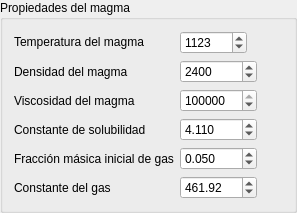
         <widget class="QGroupBox" name="MagmaBox">
          <property name="title">
           <string>Propiedades del magma</string>
          </property>
          <layout class="QGridLayout" name="gridLayout">
           <item row="6" column="1">
            <widget class="QDoubleSpinBox" name="R_box">
             <property name="suffix">
              <string/>
             </property>
             <property name="decimals">
              <number>2</number>
             </property>
             <property name="minimum">
              <double>0.000000000000000</double>
             </property>
             <property name="maximum">
              <double>10000.000000000000000</double>
             </property>
             <property name="singleStep">
              <double>10.000000000000000</double>
             </property>
             <property name="value">
              <double>461.920000000000016</double>
             </property>
            </widget>
           </item>
           <item row="2" column="1">
            <widget class="QDoubleSpinBox" name="rhol_box">
             <property name="suffix">
              <string/>
             </property>
             <property name="decimals">
              <number>0</number>
             </property>
             <property name="maximum">
              <double>10000.000000000000000</double>
             </property>
             <property name="singleStep">
              <double>100.000000000000000</double>
             </property>
             <property name="value">
              <double>2400.000000000000000</double>
             </property>
            </widget>
           </item>
           <item row="4" column="0">
            <widget class="QLabel" name="s_label">
             <property name="text">
              <string>Constante de solubilidad</string>
             </property>
            </widget>
           </item>
           <item row="5" column="0">
            <widget class="QLabel" name="n_label">
             <property name="text">
              <string>Fracción másica inicial de gas</string>
             </property>
            </widget>
           </item>
           <item row="0" column="2">
            <widget class="QLabel" name="T0_image">
             <property name="enabled">
              <bool>true</bool>
             </property>
             <property name="sizePolicy">
              <sizepolicy hsizetype="Fixed" vsizetype="Fixed">
               <horstretch>0</horstretch>
               <verstretch>0</verstretch>
              </sizepolicy>
             </property>
             <property name="minimumSize">
              <size>
               <width>20</width>
               <height>20</height>
              </size>
             </property>
             <property name="maximumSize">
              <size>
               <width>25</width>
               <height>25</height>
              </size>
             </property>
             <property name="sizeIncrement">
              <size>
               <width>0</width>
               <height>0</height>
              </size>
             </property>
             <property name="baseSize">
              <size>
               <width>20</width>
               <height>20</height>
              </size>
             </property>
             <property name="text">
              <string/>
             </property>
             <property name="pixmap">
              <pixmap resource="ImágenesUnidades.qrc">:/units/Unidades latex/T0.png</pixmap>
             </property>
             <property name="scaledContents">
              <bool>true</bool>
             </property>
            </widget>
           </item>
           <item row="2" column="2">
            <widget class="QLabel" name="rhol_image">
             <property name="enabled">
              <bool>true</bool>
             </property>
             <property name="sizePolicy">
              <sizepolicy hsizetype="Fixed" vsizetype="Fixed">
               <horstretch>0</horstretch>
               <verstretch>0</verstretch>
              </sizepolicy>
             </property>
             <property name="minimumSize">
              <size>
               <width>20</width>
               <height>20</height>
              </size>
             </property>
             <property name="maximumSize">
              <size>
               <width>30</width>
               <height>40</height>
              </size>
             </property>
             <property name="sizeIncrement">
              <size>
               <width>0</width>
               <height>0</height>
              </size>
             </property>
             <property name="baseSize">
              <size>
               <width>20</width>
               <height>20</height>
              </size>
             </property>
             <property name="text">
              <string/>
             </property>
             <property name="pixmap">
              <pixmap resource="ImágenesUnidades.qrc">:/units/Unidades latex/rho_l.png</pixmap>
             </property>
             <property name="scaledContents">
              <bool>true</bool>
             </property>
            </widget>
           </item>
           <item row="0" column="1">
            <widget class="QDoubleSpinBox" name="T0_box">
             <property name="sizePolicy">
              <sizepolicy hsizetype="Fixed" vsizetype="Fixed">
               <horstretch>0</horstretch>
               <verstretch>0</verstretch>
              </sizepolicy>
             </property>
             <property name="alignment">
              <set>Qt::AlignLeading|Qt::AlignLeft|Qt::AlignVCenter</set>
             </property>
             <property name="suffix">
              <string/>
             </property>
             <property name="decimals">
              <number>0</number>
             </property>
             <property name="maximum">
              <double>100000.000000000000000</double>
             </property>
             <property name="singleStep">
              <double>10.000000000000000</double>
             </property>
             <property name="value">
              <double>1123.000000000000000</double>
             </property>
            </widget>
           </item>
           <item row="2" column="0">
            <widget class="QLabel" name="rhol_label">
             <property name="text">
              <string>Densidad del magma</string>
             </property>
            </widget>
           </item>
           <item row="6" column="2">
            <widget class="QLabel" name="R_image">
             <property name="enabled">
              <bool>true</bool>
             </property>
             <property name="sizePolicy">
              <sizepolicy hsizetype="Fixed" vsizetype="Fixed">
               <horstretch>0</horstretch>
               <verstretch>0</verstretch>
              </sizepolicy>
             </property>
             <property name="minimumSize">
              <size>
               <width>20</width>
               <height>20</height>
              </size>
             </property>
             <property name="maximumSize">
              <size>
               <width>50</width>
               <height>40</height>
              </size>
             </property>
             <property name="sizeIncrement">
              <size>
               <width>0</width>
               <height>0</height>
              </size>
             </property>
             <property name="baseSize">
              <size>
               <width>20</width>
               <height>20</height>
              </size>
             </property>
             <property name="text">
              <string/>
             </property>
             <property name="pixmap">
              <pixmap resource="ImágenesUnidades.qrc">:/units/Unidades latex/Rg.png</pixmap>
             </property>
             <property name="scaledContents">
              <bool>true</bool>
             </property>
            </widget>
           </item>
           <item row="4" column="2">
            <widget class="QLabel" name="s_image">
             <property name="enabled">
              <bool>true</bool>
             </property>
             <property name="sizePolicy">
              <sizepolicy hsizetype="Fixed" vsizetype="Fixed">
               <horstretch>0</horstretch>
               <verstretch>0</verstretch>
              </sizepolicy>
             </property>
             <property name="minimumSize">
              <size>
               <width>20</width>
               <height>20</height>
              </size>
             </property>
             <property name="maximumSize">
              <size>
               <width>120</width>
               <height>30</height>
              </size>
             </property>
             <property name="sizeIncrement">
              <size>
               <width>0</width>
               <height>0</height>
              </size>
             </property>
             <property name="baseSize">
              <size>
               <width>20</width>
               <height>20</height>
              </size>
             </property>
             <property name="text">
              <string/>
             </property>
             <property name="pixmap">
              <pixmap resource="ImágenesUnidades.qrc">:/units/Unidades latex/s.png</pixmap>
             </property>
             <property name="scaledContents">
              <bool>true</bool>
             </property>
            </widget>
           </item>
           <item row="0" column="0">
            <widget class="QLabel" name="T0_label">
             <property name="sizePolicy">
              <sizepolicy hsizetype="Preferred" vsizetype="Fixed">
               <horstretch>0</horstretch>
               <verstretch>0</verstretch>
              </sizepolicy>
             </property>
             <property name="layoutDirection">
              <enum>Qt::LeftToRight</enum>
             </property>
             <property name="text">
              <string>Temperatura del magma</string>
             </property>
             <property name="alignment">
              <set>Qt::AlignLeading|Qt::AlignLeft|Qt::AlignVCenter</set>
             </property>
            </widget>
           </item>
           <item row="6" column="0">
            <widget class="QLabel" name="R_label">
             <property name="text">
              <string>Constante del gas</string>
             </property>
            </widget>
           </item>
           <item row="4" column="1">
            <widget class="QDoubleSpinBox" name="s_box">
             <property name="suffix">
              <string/>
             </property>
             <property name="decimals">
              <number>3</number>
             </property>
             <property name="minimum">
              <double>0.000000000000000</double>
             </property>
             <property name="maximum">
              <double>100.000000000000000</double>
             </property>
             <property name="singleStep">
              <double>1.000000000000000</double>
             </property>
             <property name="value">
              <double>4.110000000000000</double>
             </property>
            </widget>
           </item>
           <item row="5" column="1">
            <widget class="QDoubleSpinBox" name="n_box">
             <property name="suffix">
              <string/>
             </property>
             <property name="decimals">
              <number>3</number>
             </property>
             <property name="minimum">
              <double>0.000000000000000</double>
             </property>
             <property name="maximum">
              <double>1.000000000000000</double>
             </property>
             <property name="singleStep">
              <double>0.010000000000000</double>
             </property>
             <property name="value">
              <double>0.050000000000000</double>
             </property>
            </widget>
           </item>
           <item row="3" column="0">
            <widget class="QLabel" name="eta0_label">
             <property name="text">
              <string>Viscosidad del magma</string>
             </property>
            </widget>
           </item>
           <item row="3" column="1">
            <widget class="QDoubleSpinBox" name="eta0_box">
             <property name="suffix">
              <string/>
             </property>
             <property name="decimals">
              <number>0</number>
             </property>
             <property name="maximum">
              <double>10000000.000000000000000</double>
             </property>
             <property name="value">
              <double>1000000.000000000000000</double>
             </property>
            </widget>
           </item>
           <item row="3" column="2">
            <widget class="QLabel" name="eta0_image">
             <property name="enabled">
              <bool>true</bool>
             </property>
             <property name="sizePolicy">
              <sizepolicy hsizetype="Fixed" vsizetype="Fixed">
               <horstretch>0</horstretch>
               <verstretch>0</verstretch>
              </sizepolicy>
             </property>
             <property name="minimumSize">
              <size>
               <width>20</width>
               <height>15</height>
              </size>
             </property>
             <property name="maximumSize">
              <size>
               <width>60</width>
               <height>20</height>
              </size>
             </property>
             <property name="sizeIncrement">
              <size>
               <width>0</width>
               <height>0</height>
              </size>
             </property>
             <property name="baseSize">
              <size>
               <width>20</width>
               <height>20</height>
              </size>
             </property>
             <property name="text">
              <string/>
             </property>
             <property name="pixmap">
              <pixmap resource="ImágenesUnidades.qrc">:/units/Unidades latex/Pas.png</pixmap>
             </property>
             <property name="scaledContents">
              <bool>true</bool>
             </property>
            </widget>
           </item>
          </layout>
         </widget>
